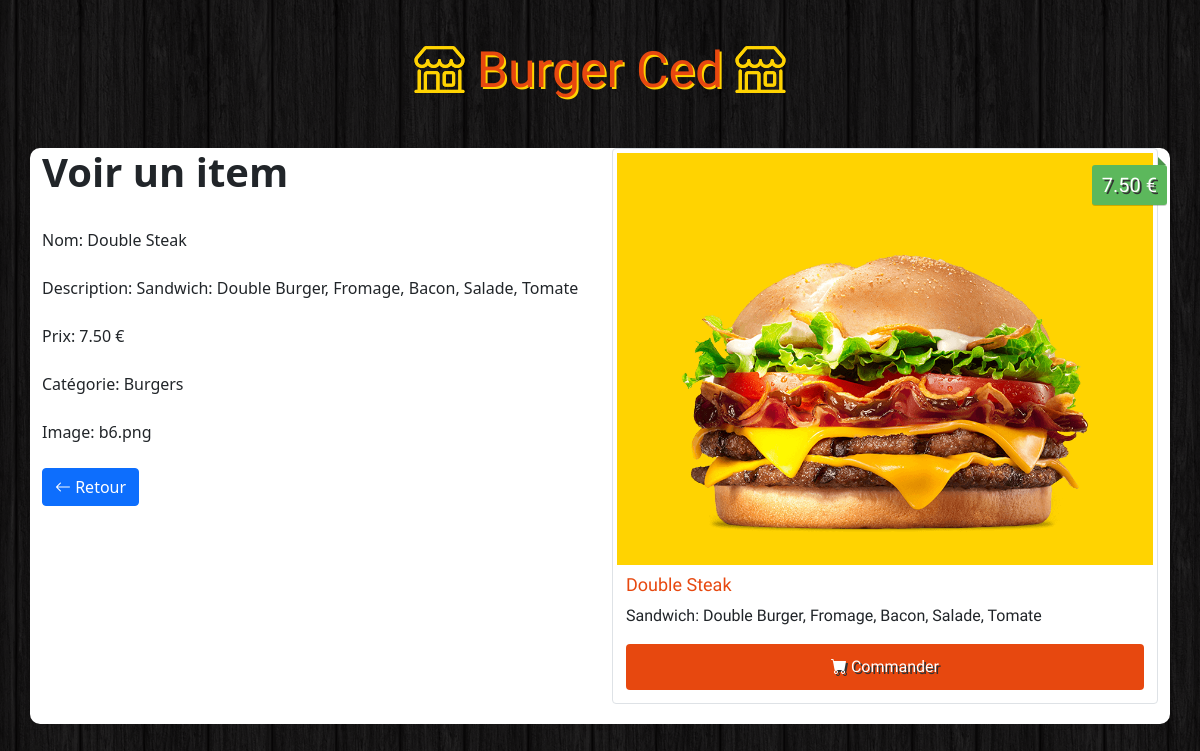
Page /Admin/view.php?id=12 on the committed database.
### tables this page shows
CREATE TABLE `items` (
  `id` int(11) NOT NULL,
  `name` varchar(100) NOT NULL,
  `description` varchar(255) NOT NULL,
  `price` float NOT NULL,
  `image` varchar(255) NOT NULL,
  `category` int(11) NOT NULL
);

CREATE TABLE `categories` (
  `id` int(11) NOT NULL,
  `name` varchar(100) NOT NULL
);

### Admin/view.php (the view, shortened to what this page needs)
<?php
if(!empty($_GET['id'])){
    $id= checkInput($_GET['id']) ;
}
$db=Database::connect();
$statement=$db->prepare("select items.id,items.name, items.image,items.description,items.price,categories.name As category from items left join categories on items.category=categories.id where items.id= ? ");
$statement->execute(array($id));
$item=$statement->fetch();
function checkInput($data){
    $data=trim($data);
    $data=stripcslashes($data);
    $data=htmlspecialchars($data);
   return $data;
}
?>
<!DOCTYPE html>
<html>
    <head>
      <link href="https://cdn.jsdelivr.net/npm/bootstrap@5.1.1/dist/css/bootstrap.min.css" rel="stylesheet">
      <link rel="stylesheet" href="https://cdn.jsdelivr.net/npm/bootstrap-icons@1.5.0/font/bootstrap-icons.css">
      <link rel="stylesheet" href="../CSS/styles.css">
    </head>
    <body>
      <h1 class="text-logo"><span class="bi-shop"></span> Burger Ced <span class="bi-shop"></span></h1>
      <div class="container admin">
        <div class="row">
          <div class="col-md-6">
            <h1><strong>Voir un item</strong></h1>
            <br>
            <form>
              <div>
                <label>Nom:</label><?php echo '  '.$item['name'];?>
              </div>
              <br>
              <div>
                <label>Description:</label><?php echo '  '.$item['description'];?>
              </div>
              <br>
              <div>
                <label>Prix:</label><?php echo '  '.number_format((float)$item['price'], 2, '.', ''). ' €';?>
              </div>
              <br>
              <div>
                <label>Catégorie:</label><?php echo '  '.$item['category'];?>
              </div>
              <br>
              <div>
                <label>Image:</label><?php echo '  '.$item['image'];?>
              </div>
            </form>
            <br>
            <div class="form-actions">
              <a class="btn btn-primary" href="gestion.php"><span class="bi-arrow-left"></span> Retour</a>
            </div>
          </div>
          <div class="col-md-6 site">
            <div class="img-thumbnail">
              <img src="<?php echo '../images/'.$item['image'];?>" alt="...">
              <div class="price"><?php echo number_format((float)$item['price'], 2, '.', ''). ' €';?></div>
              <div class="caption">
                <h4><?php echo $item['name'];?></h4>
                <p><?php echo $item['description'];?></p>
                <a href="#" class="btn btn-order" role="button"><span class="bi-cart-fill"></span> Commander</a>
              </div>
            </div>
          </div>
        </div>
      </div>
    </body>
</html>

### CSS/styles.css (style rules this page uses)
body { background: url(../images/bg.png); }
.site { font-family: 'Holtwood One SC', sans-serif; }
.text-logo { font-family: 'Holtwood One SC', sans-serif; color: #e7480f; text-shadow: 2px 2px #ffd301; font-size: 50px; padding: 40px 0px; text-align: center; }
.text-logo span { color: #ffd301; text-shadow: 0px 0px #ffd301; }
.img-thumbnail { position: relative; margin-bottom: 20px; }
.img-thumbnail img { background: #ffd301; width: 100%; }
.img-thumbnail .price { background: #5cb85c; box-shadow: 0 1px rgba(0,0,0,0.2); -moz-box-shadow: 0 1px rgba(0,0,0,0.2); -webkit-box-shadow: 0 1px rgba(0,0,0,0.2); color: #fff; text-shadow: 2px 2px #333; position: absolute; right: -10px; top: 16px; padding: 5px 10px; font-size: 20px; border-radius: 3px; }
.img-thumbnail .price:before { border: 4px solid transparent; border-bottom: 4px solid #4a934a; border-left: 4px solid #4a934a; content: ""; position: absolute; right: 1px; top: -8px; }
.img-thumbnail .caption { padding: 9px; }
.img-thumbnail .caption h4 { color: #e7480f; font-size: 18px; }
.img-thumbnail .btn-order { width: 100%; padding: 10px; font-size: 16px; color: #fff; background-color: #e7480f; text-shadow: 2px 2px #333; }
.container { background: white; position: relative; top:100%; border-radius: 10px; }

### rows in the picture
items: name "Double Steak", description "Sandwich: Double Burger, Fromage, Bacon, Salade, Tomate", price "7.50", category.name "Burgers", image "b6.png", image (picture)
